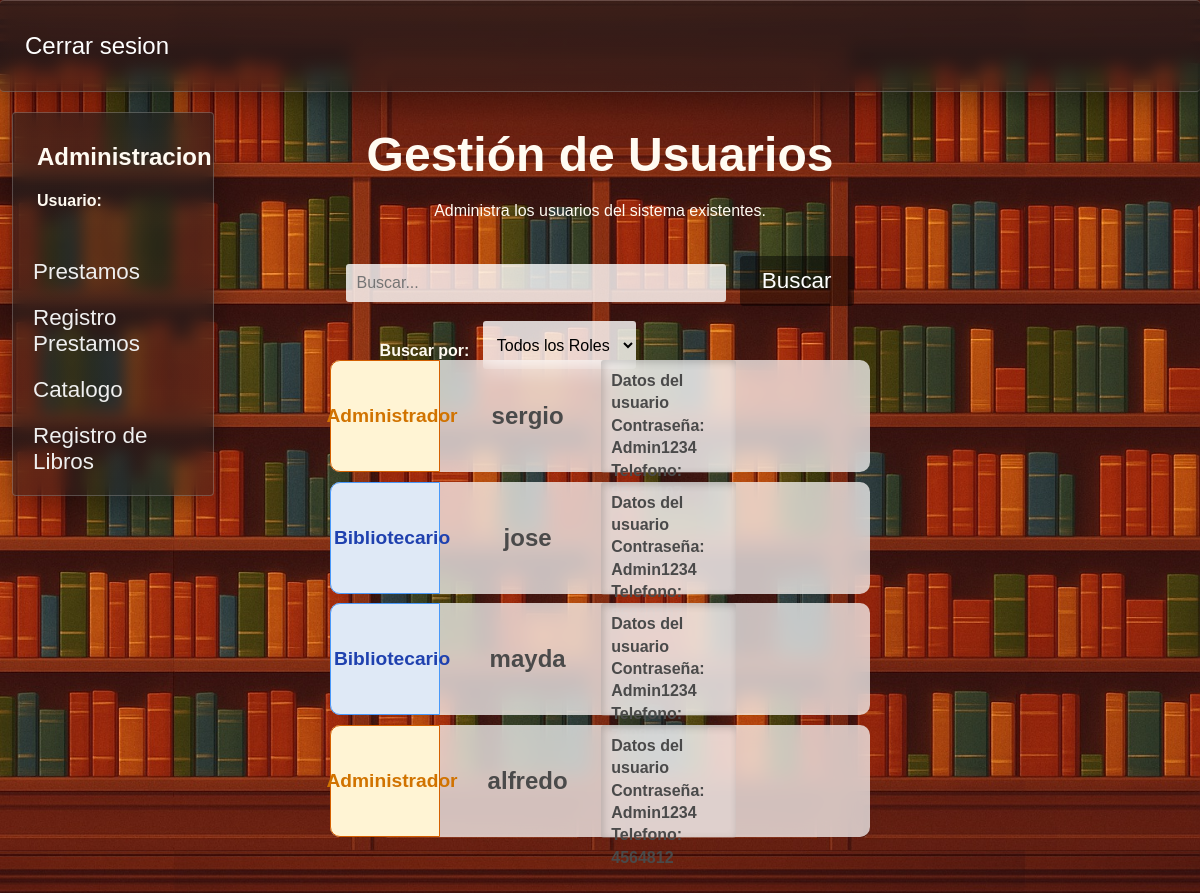
The page /usuarios on the database its author committed.
### tables this page shows
CREATE TABLE "Administradores" (
	"id_administrador"	INTEGER NOT NULL,
	"usuario"	TEXT NOT NULL,
	"contrasena"	TEXT NOT NULL,
	"telefono"	TEXT NOT NULL,
	"id_rol"	INTEGER NOT NULL,
	PRIMARY KEY("id_administrador" AUTOINCREMENT),
	FOREIGN KEY("id_rol") REFERENCES "Roles"("id_rol")
);

CREATE TABLE "Roles" (
	"id_rol"	INTEGER NOT NULL,
	"rol"	TEXT NOT NULL,
	PRIMARY KEY("id_rol" AUTOINCREMENT)
);

### app.py (the view)
@app.route("/usuarios",methods = ["POST","GET"])
def usuarios():
    conexion = conexion_BD()
    query = conexion.cursor()
    query.execute("""Select a.id_rol,r.rol,a.usuario,a.contrasena,a.telefono,a.id_administrador from administradores a
                    join roles r on a.id_rol = r.id_rol""")
    usuarios = query.fetchall()
    query.close()
    conexion.close()
    return render_template("usuarios.html",usuarios = usuarios)

### config.py (called while the page is built)
def conexion_BD():
    return sqlite3.connect(DB_PATH)

### templates/usuarios.html (shortened to what this page needs)
<!DOCTYPE html>
<html lang="es">
<head>
    <link rel="stylesheet" href="{{ url_for('static', filename='barra_lateral.css') }}">
    <link rel="stylesheet" href="{{ url_for('static', filename='general.css') }}">
    <link rel="stylesheet" href="{{ url_for('static', filename='estilo_usuarios.css') }}">
    <link rel="stylesheet" href="{{ url_for('static', filename='filtros.css') }}">
</head>
<body>
    <header>
        <div class="navbar fondo-cristal">
            <a href="{{ url_for('logout') }}">Cerrar sesion</a>
        </div>
    </header>
    <main>
        <div class="div-busqueda">
            <form class="frm-usuarios" action="/buscar_usuario" method="POST">
                <label for="buscar_usuario"><h1>Gestión de Usuarios</h1>Administra los usuarios del sistema existentes.</label><br><br><br>
                <input class="buscar-usuario" id="cuadro-busqueda" type="text" name="buscar_usuario" autocomplete="off" placeholder="Buscar...">&nbsp;&nbsp;
                <button id="btn-buscar" type="submit">Buscar</button>
                <section class="menu-filtros">
                    <nav>
                        <section>
                            <h4> Buscar por: &nbsp;&nbsp;</h4>
                            <select name="filtro-busqueda" id="filtro-busqueda">
                                <option value="Todos">Todos los Roles</option>
                            </select>
                        </section>
                    </nav>
            </form>
        </div>
        <section class="barra-lateral fondo-cristal">
            <h2>Administracion</h2>
            <h4>Usuario: <br>
            {{session["rol"]}}&nbsp;{{session["usuario"]}}</h4>
            <nav>
                <a href="{{ url_for('prestamos') }}">Prestamos </a>
                <a href="{{ url_for('registro_prestamos') }}">Registro Prestamos</a>
                <a href="{{ url_for('libros') }}">Catalogo </a>
                <a href="{{ url_for('insertar_libro') }}">Registro de Libros</a>
            </nav>
        </section>
        <div class="contendor-usuarios">
            {% for usuario in usuarios %}
            <div class="usuario">
                <span class="span-rol"
                {% if (usuario[0]|int) == 2 %}
                    id="u-administrador"
                {% elif (usuario[0]|int) == 1 %}
                    id="u-bibliotecario"
                {% endif %}
                >
                    <h2>{{usuario[1]}}</h2>
                </span>
                <span id="span-info-usuarios">
                    <h2>{{usuario[2]}}</h2>
                </span>
                <span id="span-informacion-usuario">
                    <h4 class="h4-datos-usuario">
                        <strong>Datos del usuario</strong><br>
                        Contraseña: {{usuario[3]}} <br>
                        Telefono: {{usuario[4]}}<br>
                    </h4>
                </span>
                <span id="span-acciones-usuario">
                </span>
            </div>
            {% endfor %}
        </div>
    </main>
</body>
</html>

### static/barra_lateral.css (style rules this page uses)
.barra-lateral { position: absolute; width: 15%; height: auto; left: 1%; top: 10%; padding: 10px; }
.barra-lateral nav { margin-top: 10%; }
.barra-lateral nav a { padding: 10px; color: #efefef; text-decoration: none; display: block; font-size: 1.4rem; transition: 0.2s ease-in-out; border-radius: 5px; }
.barra-lateral h4, .barra-lateral h2 { margin-left: 14px; }

### static/general.css (style rules this page uses)
body { margin: 0; padding: 0; font-family: Arial, sans-serif; }
h1 { font-size: 3rem; margin-bottom: 20px; }
#btn-registrar, #btn-buscar, #btn-catalogo, #btn-login, #btn-registrar-prestamo { text-decoration: none; color: white; background-color: #00000071; padding: 12px 22px; font-size: 1.4rem; border: none; border-radius: 4px; transition: background-color 0.2s ease-in-out; }
.navbar { background-color: #00000071; width: 100%; height: 8%; position: absolute; top: 0px; display: flex; align-items: center; justify-content: space-between; border-left: none !important; border-right: none !important; }
.navbar a { text-decoration: none; color: white; padding: 25px; font-size: 1.5rem; transition: 0.1s ease-in; border-radius: 4px; }
.fondo-cristal { background: linear-gradient(rgba(31,31,31,0.6),rgba(31,31,31,0.45)); backdrop-filter: blur(8px); box-shadow: 0 8px 32px 0 rgba(0,0,0,0.37); border: solid 1px rgba(255, 255, 255, 0.21); border-radius: 4px; }

### static/estilo_usuarios.css (style rules this page uses)
body { background-image: url('img/libros-loop-v2.jpg'); background-size: cover; background-position: top; }
main { height: 100vh; display: flex; flex-direction: column; justify-content: center; align-items: center; color: #fffbf2; }
.contendor-usuarios { display: block; position: relative; width: 45%; height: 100%; top: 40%; }
.usuario { background-color: rgba(255, 255, 255, 0.721); backdrop-filter: blur(10px); display: flex; position: relative; top: 5%; width: 100%; height: 14%; border-radius: 10px; margin-bottom: .6rem; color: #4a4a4a; transition: 0.3s ease-in-out; }
#span-informacion-usuario { width: 25%; }
.span-rol { position: relative; display: flex; width: 20%; flex-direction: column; justify-content: center; align-items: center; border-top-left-radius: 10px; border-bottom-left-radius: 10px; font-size: 80%; }
#span-info-usuarios { position: relative; width: 30%; display: flex; justify-content: center; align-items: center; }
.h4-datos-usuario { background-color: rgba(255, 255, 255, 0.252); padding: 10px; line-height: 1.4; margin: 0; height: 83%; border-radius: 3px; box-shadow: inset 2px 2px 8px rgba(0, 0, 0, 0.2); }
#span-acciones-usuario { position: relative; width: 25%; border-top-right-radius: 15px; border-bottom-right-radius: 15px; display: flex; flex-direction: column; align-items: center; justify-content:center; }
#u-administrador { background-color: rgb(255, 244, 212); color: rgb(209, 115, 0); border: solid 1px rgb(212, 95, 0); }
#u-bibliotecario { background-color: rgb(223,233,246); color: rgb(31,65,175); border: solid 1px rgb(72, 152, 250); }
form select, form input { padding: 10px; font-size: 1rem; border-radius: 3px; border: none; background-color: rgba(255, 255, 255, 0.8); color: black; }
form select { height: 3rem; }
.div-busqueda { text-align: center; position: absolute; top: 5rem; height: auto; width: 60%; padding: 15px; border-radius: 4px; }
#cuadro-busqueda { width: 50%; }

### static/filtros.css (style rules this page uses)
.menu-filtros { position: absolute; display: flex; width: 100%; }
.menu-filtros nav { margin-top: 2%; display: flex; width: 90%; justify-content: space-evenly; }
h2 { margin-left: 14px; }
.menu-filtros nav section { display: flex; }

### rows shown on the page
Administradores: rol "Administrador", usuario "sergio", contrasena "Admin1234", telefono "95830107"
Administradores: rol "Bibliotecario", usuario "jose", contrasena "Admin1234", telefono "95830107"
Administradores: rol "Bibliotecario", usuario "mayda", contrasena "Admin1234", telefono "78954612"
Administradores: rol "Administrador", usuario "alfredo", contrasena "Admin1234", telefono "4564812"
